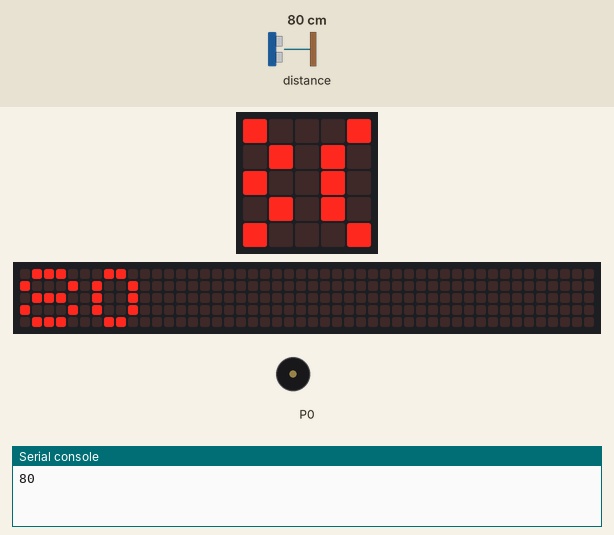
Simulated run of this program. Board: BBC micro:bit (MakeCode). Shown: the board's 5×5 LED display, a strip that is not on the board, showing the scrolling text unrolled, buzzer (waves = sounding), the last lines printed to the serial console. Inputs (shaded band) come from the test bench; at power-on: distance to the obstacle 80 cm. The 48×5 strip is a reading aid, not a part: it shows the text the display is scrolling, unrolled, one strip-width of it at a time.

Above: at 1.28 s.
1.3 s: distance to the obstacle set to 2 cm
At 3.0 s:
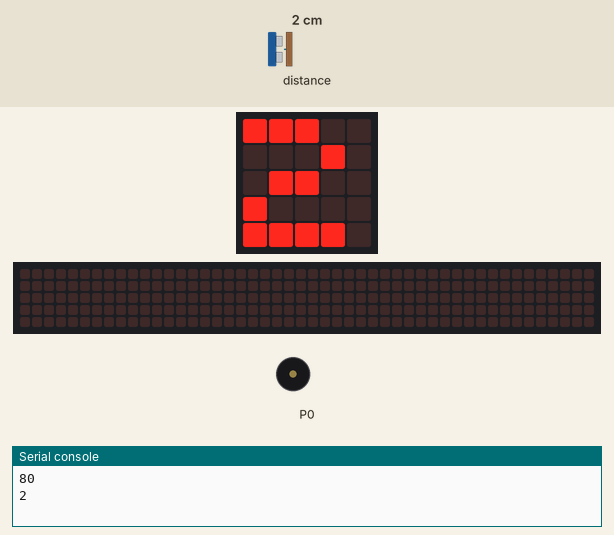
4.2 s: distance to the obstacle set to 18 cm
At 4.6 s:
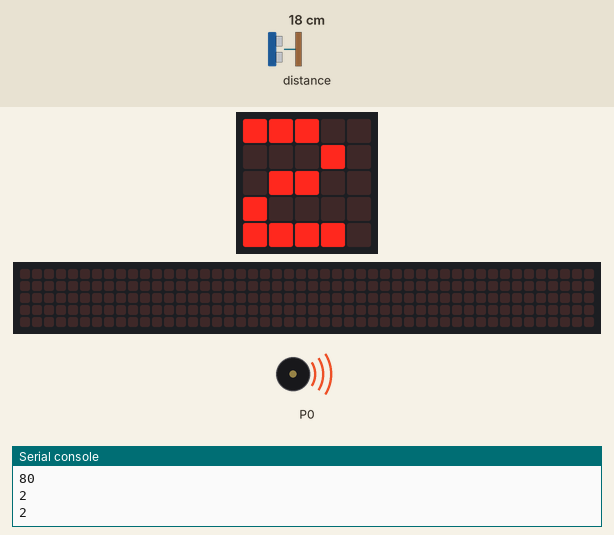
8.3 s: distance to the obstacle set to 4 cm
At 11.8 s:
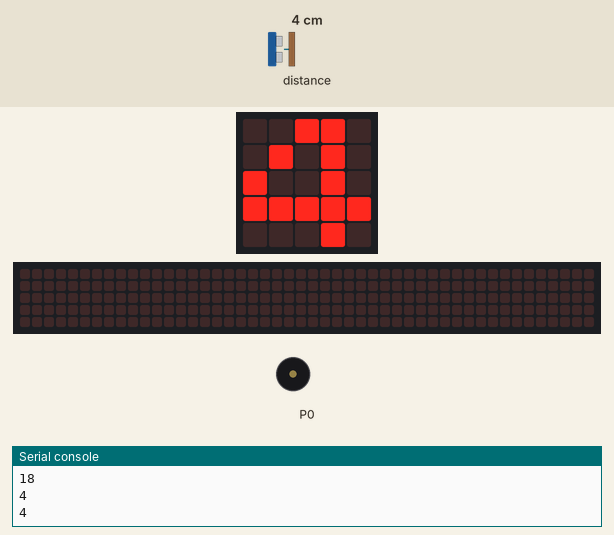
Timing chart, 0 to 13.3 s (numbered marks = the images above; inputs shaded):
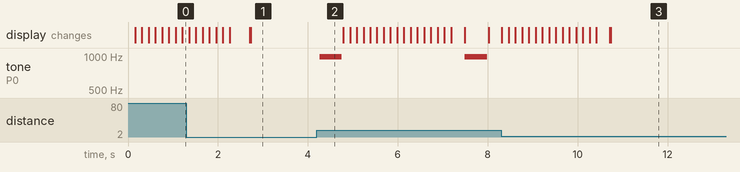

The program:

main.ts
```typescript
music.setVolume(127)
basic.forever(function () {
    serial.writeLine("" + (sonar.ping(
    DigitalPin.P1,
    DigitalPin.P2,
    PingUnit.Centimeters
    )))
    basic.showNumber(sonar.ping(
    DigitalPin.P1,
    DigitalPin.P2,
    PingUnit.Centimeters
    ))
    if (sonar.ping(
    DigitalPin.P1,
    DigitalPin.P2,
    PingUnit.Centimeters
    ) > 5) {
        music.playTone(988, music.beat(BeatFraction.Whole))
    }
})
```

test.ts
```typescript
// 在這裡測試；當此封包作為擴充功能時，將不會編譯此內容。
```

Measured:
- after the input at 1.3 s, tone on P0: stays silent (without the input it goes to 988 Hz after 1.4 s)
- after the input at 4.2 s, tone on P0: alternates 988 Hz for 0.50 s and silent for 2.7 s, starting after 0.06 s
- after the input at 8.3 s, tone on P0: stops changing and stays silent
